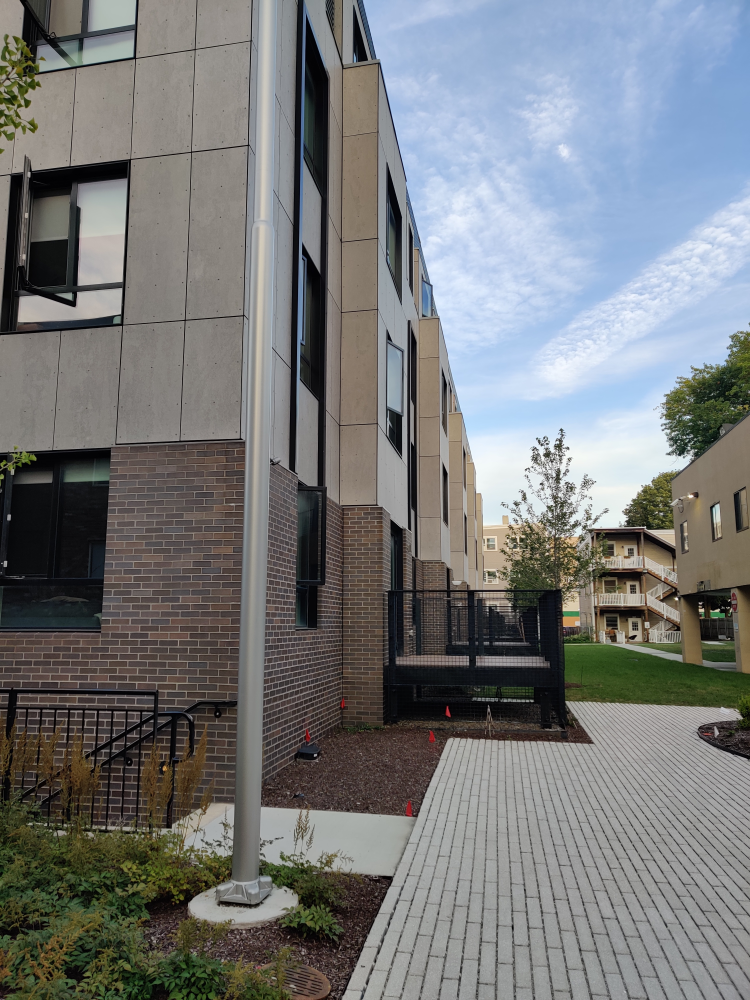
#> input picture HW2/imgs/img1.jpg, 3000 x 4000 px, found by its file name (shown at 1/4 size); its folder holds only this picture in this run
$ jupyter execute --allow-errors HW3_test.ipynb   (older library calls are emulated)
#> lines starting #> are read from the running program, lines starting #| are printed output that depends on the picture
[cell 1]
import os
import cv2
import numpy as np
from matplotlib import pyplot as plt

# Load images.
folder = "C:/Users/ROHIT/Downloads/HW2/imgs"
building_files = [os.path.join(folder, filename) for filename in os.listdir(folder) if filename.endswith('.jpg')]

# for filename in os.listdir(folder):
#     print(filename)
# Display images to be stitched.
for file in building_files:
    image = cv2.imread(file)
#> image is the input picture: shape (4000, 3000, 3); mean B, G, R 122, 121.1, 119
    # cv2.imshow('Building Images', image)
    # cv2.waitKey(1000)

# Read the first image from the image set.
J = cv2.imread(building_files[0])
I = cv2.GaussianBlur(J, (0, 0), 1)
gray_image = cv2.cvtColor(I, cv2.COLOR_BGR2GRAY)
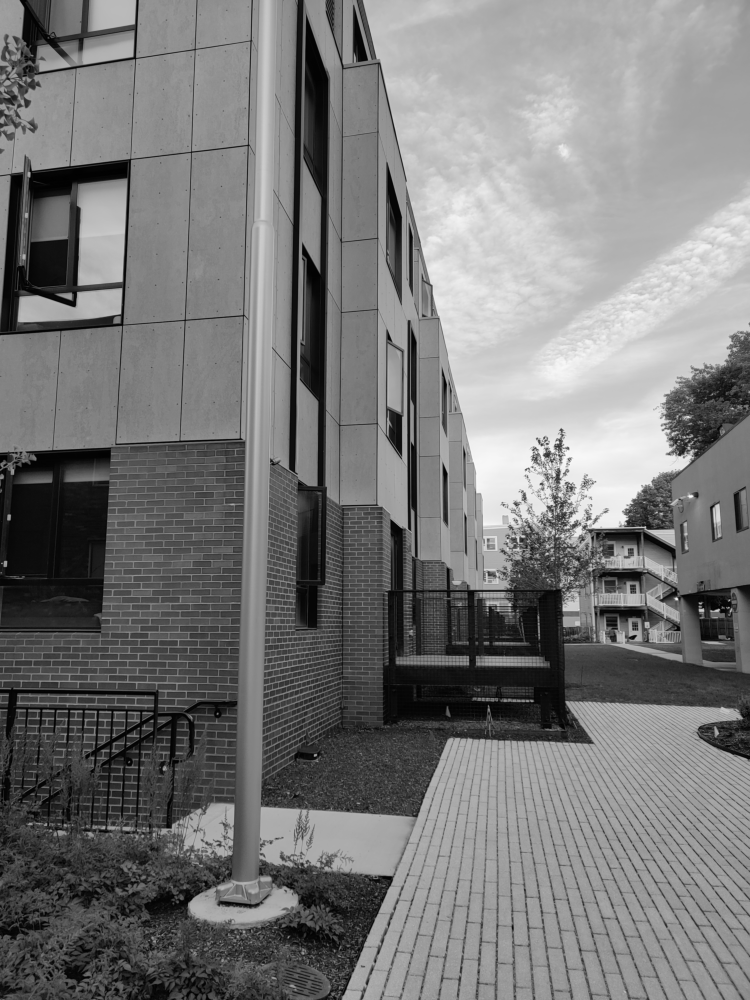
#> gray_image: shape (4000, 3000) (shown at 1/4 size); min 1, max 253, mean 120.6
# gray_image = cv2.cvtColor(gray_image, cv2.COLOR_RGB2GRAY)


# Initialize features for I(1)
orb = cv2.ORB_create(nlevels=1)
# points = orb.detect(gray_image, None)
# print(points)
# kp1, features = orb.compute(gray_image, points)

points1, features1 = orb.detectAndCompute(gray_image, None)
#> points1 = 500 keypoints; strongest (x, y, size): (2916, 2430, 31), (2878, 2439, 31), (2582, 2105, 31), (2134, 1843, 31)

# Display detected features
for point in points1:
    x, y = map(int, point.pt)
    cv2.circle(I, (x, y), 10, (0, 0, 255), -1)
#> this loop made 500 passes
#> (point, x, y) on passes 1 to 3: (keypoint at (2251, 2084), size 31, 2251, 2084), (keypoint at (2259, 2107), size 31, 2259, 2107), (keypoint at (2806, 2416), size 31, 2806, 2416)


plt.figure()
plt.imshow(gray_image,  cmap="gray", vmin=0, vmax=255)
# cv2.imshow('Detected Features', I)
# cv2.waitKey(1000)

# Initialize all the transformations to the identity matrix.
num_images = len(building_files)
tforms = [np.eye(3) for _ in range(num_images)]

# Initialize variable to hold image sizes.
image_sizes = []

[cell 2]
img_normalized = cv2.normalize(gray_image, None, -1.0, 1.0, cv2.NORM_MINMAX, dtype=cv2.CV_32F)
cv2.imshow('nor',cv2.resize(img_normalized,(0, 0), fx = 0.2, fy = 0.2))
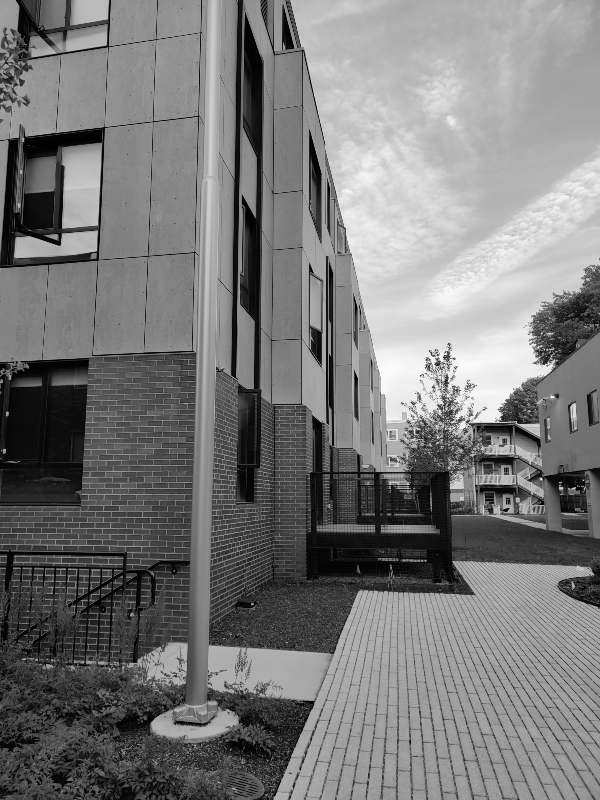
#> window 'nor': shape (800, 600) float32; min -1, max 0.984, mean -0.0512; drawn with min black and max white
cv2.waitKey(5000)
cv2.destroyAllWindows()

#> (a cell that did not finish here is left out)

[cell 4]
def blendImgs(Img1, Img2):
    fg, bg = Img1.copy(), Img2.copy()
    fg_h,fg_w = fg.shape
    bg_h,bg_w = bg.shape
    dy = bg_h - fg_h
    dx = bg_w - fg_w
    alpha = 0.75
    fg = cv2.copyMakeBorder(fg, top=0, left=0, bottom=dy, right=dx, borderType=cv2.BORDER_CONSTANT, value=[0, 0, 0])
    fg_mask = cv2.inRange(fg, 0, 0)
    bg_mask = cv2.inRange(bg, 0, 0)
    blend = cv2.addWeighted(fg, alpha, bg, 1-alpha, 0, bg.shape)
    BGnotFG = (bg_mask != 255) & (fg_mask == 255)
    FGnotBG = (fg_mask != 255) & (bg_mask == 255)
    blend[BGnotFG] = bg[BGnotFG]
    blend[FGnotBG] = fg[FGnotBG]
    return blend

[cell 5]
# create BFMatcher object
bf = cv2.BFMatcher(cv2.NORM_HAMMING, crossCheck=True)
# Match descriptors.
#> (the rest of this cell did not finish here and is left out)

#> (a cell that did not finish here is left out)

[cell 7]
height, width = gray_image.shape
#> height = 4000; width = 3000
panorama = np.zeros((height, width), dtype=np.uint8)
mask = np.zeros((height, width), dtype=np.uint8)

#> (the rest of this cell did not finish here and is left out)

[cell 8]
# Iterate over remaining image pairs
for n in range(1, num_images):
    # Store points and features for I(n-1).
    points_previous = points1
    features_previous = features1

    # Read I(n).
    J = cv2.imread(building_files[n])
    I = cv2.GaussianBlur(J, (0, 0), 1)
    gray_image = cv2.cvtColor(I, cv2.COLOR_BGR2GRAY)

    # Save image size.
    image_sizes.append(gray_image.shape)

    # Detect ORB features for I(n).
    points = orb.detect(gray_image, None)
    _, features = orb.compute(gray_image, points)

    # Find correspondences between I(n) and I(n-1).
    matcher = cv2.BFMatcher(cv2.NORM_HAMMING, crossCheck=True)
    matches = matcher.match(features, features_previous)

    # Filter matches based on a threshold.
    matches = [m for m in matches if m.distance < 13]

    # Get matched points
    matched_points = np.array([points[m.trainIdx].pt for m in matches])
    matched_points_prev = np.array([points_previous[m.queryIdx].pt for m in matches])
    print(len(matched_points),len(matched_points_prev))
    # Estimate the transformation between I(n) and I(n-1).
    # _, H = cv2.findHomography(matched_points.reshape(-1, 1, 2), matched_points_prev.reshape(-1, 1, 2), cv2.RANSAC, 5.0)
    H, _ = cv2.findHomography(matched_points, matched_points_prev, cv2.RANSAC, 5.0)
    print(H,n)
    tforms[n] = np.dot(H, tforms[n - 1])

[cell 9]
# Compute the output limits for each transform.
x_lims, y_lims = [], []
for tform, size in zip(tforms, image_sizes):
    corners = np.array([[0, 0], [size[1], 0], [size[1], size[0]], [0, size[0]]], dtype=np.float32)
    transformed_corners = cv2.perspectiveTransform(corners.reshape(1, -1, 2), tform)
    x, y = transformed_corners[:, :, 0], transformed_corners[:, :, 1]
    x_lims.append([np.min(x), np.max(x)])
    y_lims.append([np.min(y), np.max(y)])
#> after the loop, x_lims = []; y_lims = []

#> (the rest of this cell did not finish here and is left out)

[cell 10]
import cv2
image_paths=['1.tif','2.tif']
# initialized a list of images
imgs = []

for i in range(len(image_paths)):
	imgs.append(cv2.imread(image_paths[i]))
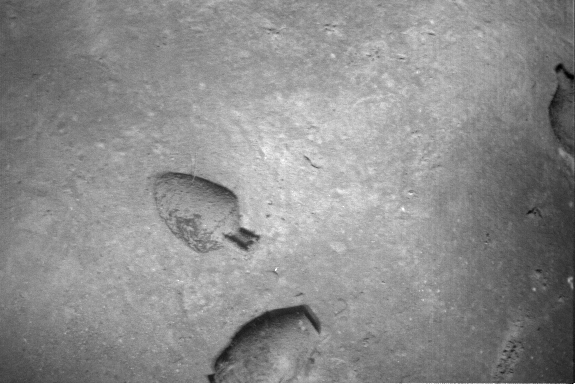
#> input picture HW3/6Images/img/1.tif, 576 x 384 px, found by its file name
	imgs[i]=cv2.resize(imgs[i],(0,0),fx=0.4,fy=0.4)
	# this is optional if your input images isn't too large
	# you don't need to scale down the image
	# in my case the input images are of dimensions 3000x1200
	# and due to this the resultant image won't fit the screen
	# scaling down the images
# # showing the original pictures
# cv2.imshow('1',imgs[0])
cv2.imshow('2',imgs[1])
# cv2.imshow('3',imgs[2])
print(len(imgs[0]))
#| 154
stitchy=cv2.Stitcher.create()
print(len(imgs[1]))
#| 154
(dummy,output)=stitchy.stitch(imgs)
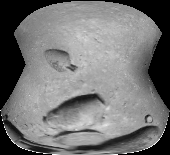
#> output: shape (155, 170, 3); min 0, max 255, mean 116.4
#> dummy = 0
# print(len(imgs[2]))
if dummy != cv2.STITCHER_OK:
# checking if the stitching procedure is successful
# .stitch() function returns a true value if stitching is
# done successfully
	print("stitching ain't successful")
else:
	print('Your Panorama is ready!!!')

# final output
# cv2.imshow('final result',output)

# cv2.waitKey(0)

[cell 11]
import os
import cv2
import math
import numpy as np
from matplotlib import pyplot as plt

def ReadImage(ImageFolderPath):
    Images = []
    if os.path.isdir(ImageFolderPath):
        ImageNames = os.listdir(ImageFolderPath)
        ImageNames_Split = [[int(os.path.splitext(os.path.basename(ImageName))[0]), ImageName] for ImageName in ImageNames]
        ImageNames_Split = sorted(ImageNames_Split, key=lambda x:x[0])
        ImageNames_Sorted = [ImageNames_Split[i][1] for i in range(len(ImageNames_Split))]

        for i in range(len(ImageNames_Sorted)):
            ImageName = ImageNames_Sorted[i]
            InputImage = cv2.imread(ImageFolderPath + "/" + ImageName)

            if InputImage is None:
                print("Not able to read image: {}".format(ImageName))
                exit(0)

            Images.append(InputImage)

    else:
        print("\nEnter valid Image Folder Path.\n")

    if len(Images) < 2:
        print("\nNot enough images found. Please provide 2 or more images.\n")
        exit(1)

    return Images


def FindMatches(BaseImage, SecImage):
    Sift = cv2.SIFT_create()
    BaseImage_kp, BaseImage_des = Sift.detectAndCompute(cv2.cvtColor(BaseImage, cv2.COLOR_BGR2GRAY), None)
    SecImage_kp, SecImage_des = Sift.detectAndCompute(cv2.cvtColor(SecImage, cv2.COLOR_BGR2GRAY), None)

    BF_Matcher = cv2.BFMatcher()
    InitialMatches = BF_Matcher.knnMatch(BaseImage_des, SecImage_des, k=2)

    GoodMatches = []
    for m, n in InitialMatches:
        if m.distance < 0.75 * n.distance:
            GoodMatches.append([m])

    return GoodMatches, BaseImage_kp, SecImage_kp


def FindHomography(Matches, BaseImage_kp, SecImage_kp):
    if len(Matches) < 4:
        print("\nNot enough matches found between the images.\n")
        exit(0)

    BaseImage_pts = []
    SecImage_pts = []
    for Match in Matches:
        BaseImage_pts.append(BaseImage_kp[Match[0].queryIdx].pt)
        SecImage_pts.append(SecImage_kp[Match[0].trainIdx].pt)

    BaseImage_pts = np.float32(BaseImage_pts)
    SecImage_pts = np.float32(SecImage_pts)

    (HomographyMatrix, Status) = cv2.findHomography(SecImage_pts, BaseImage_pts, cv2.RANSAC, 4.0)

    return HomographyMatrix, Status


def GetNewFrameSizeAndMatrix(HomographyMatrix, Sec_ImageShape, Base_ImageShape):
    (Height, Width) = Sec_ImageShape

    InitialMatrix = np.array([[0, Width - 1, Width - 1, 0],
                              [0, 0, Height - 1, Height - 1],
                              [1, 1, 1, 1]])
    FinalMatrix = np.dot(HomographyMatrix, InitialMatrix)

    [x, y, c] = FinalMatrix
    x = np.divide(x, c)
    y = np.divide(y, c)

    min_x, max_x = int(round(min(x))), int(round(max(x)))
    min_y, max_y = int(round(min(y))), int(round(max(y)))

    New_Width = max_x
    New_Height = max_y
    Correction = [0, 0]
    if min_x < 0:
        New_Width -= min_x
        Correction[0] = abs(min_x)
    if min_y < 0:
        New_Height -= min_y
        Correction[1] = abs(min_y)

    if New_Width < Base_ImageShape[1] + Correction[0]:
        New_Width = Base_ImageShape[1] + Correction[0]
    if New_Height < Base_ImageShape[0] + Correction[1]:
        New_Height = Base_ImageShape[0] + Correction[1]

    x = np.add(x, Correction[0])
    y = np.add(y, Correction[1])
    OldInitialPoints = np.float32([[0, 0], [Width - 1, 0], [Width - 1, Height - 1], [0, Height - 1]])
    NewFinalPonts = np.float32(np.array([x, y]).transpose())

    HomographyMatrix = cv2.getPerspectiveTransform(OldInitialPoints, NewFinalPonts)

    return [New_Height, New_Width], Correction, HomographyMatrix


def StitchImages(BaseImage, SecImage):
    SecImage_Cyl, mask_x, mask_y = ProjectOntoCylinder(SecImage)

    SecImage_Mask = np.zeros(SecImage_Cyl.shape, dtype=np.uint8)
    SecImage_Mask[mask_y, mask_x, :] = 255

    Matches, BaseImage_kp, SecImage_kp = FindMatches(BaseImage, SecImage_Cyl)

    HomographyMatrix, Status = FindHomography(Matches, BaseImage_kp, SecImage_kp)

    NewFrameSize, Correction, HomographyMatrix = GetNewFrameSizeAndMatrix(HomographyMatrix, SecImage_Cyl.shape[:2], BaseImage.shape[:2])


    SecImage_Transformed = cv2.warpPerspective(SecImage_Cyl, HomographyMatrix, (NewFrameSize[1], NewFrameSize[0]))
    SecImage_Transformed_Mask = cv2.warpPerspective(SecImage_Mask, HomographyMatrix, (NewFrameSize[1], NewFrameSize[0]))
    BaseImage_Transformed = np.zeros((NewFrameSize[0], NewFrameSize[1], 3), dtype=np.uint8)
    BaseImage_Transformed[Correction[1]:Correction[1]+BaseImage.shape[0], Correction[0]:Correction[0]+BaseImage.shape[1]] = BaseImage

    StitchedImage = cv2.bitwise_or(SecImage_Transformed, cv2.bitwise_and(BaseImage_Transformed, cv2.bitwise_not(SecImage_Transformed_Mask)))

    return StitchedImage


def Convert_xy(x, y):
    global center, f

    xt = ( f * np.tan( (x - center[0]) / f ) ) + center[0]
    yt = ( (y - center[1]) / np.cos( (x - center[0]) / f ) ) + center[1]

    return xt, yt


def ProjectOntoCylinder(InitialImage):
    global w, h, center, f
    h, w = InitialImage.shape[:2]
    center = [w // 2, h // 2]
    f = 1100
    # print('hello')
    TransformedImage = np.zeros(InitialImage.shape, dtype=np.uint8)

    AllCoordinates_of_ti =  np.array([np.array([i, j]) for i in range(w) for j in range(h)])
    ti_x = AllCoordinates_of_ti[:, 0]
    ti_y = AllCoordinates_of_ti[:, 1]

    ii_x, ii_y = Convert_xy(ti_x, ti_y)

    ii_tl_x = ii_x.astype(int)
    ii_tl_y = ii_y.astype(int)

    GoodIndices = (ii_tl_x >= 0) * (ii_tl_x <= (w-2)) * (ii_tl_y >= 0) * (ii_tl_y <= (h-2))

    ti_x = ti_x[GoodIndices]
    ti_y = ti_y[GoodIndices]

    ii_x = ii_x[GoodIndices]
    ii_y = ii_y[GoodIndices]

    ii_tl_x = ii_tl_x[GoodIndices]
    ii_tl_y = ii_tl_y[GoodIndices]

    dx = ii_x - ii_tl_x
    dy = ii_y - ii_tl_y

    weight_tl = (1.0 - dx) * (1.0 - dy)
    weight_tr = (dx)       * (1.0 - dy)
    weight_bl = (1.0 - dx) * (dy)
    weight_br = (dx)       * (dy)

    TransformedImage[ti_y, ti_x, :] = ( weight_tl[:, None] * InitialImage[ii_tl_y,     ii_tl_x,     :] ) + \
                                      ( weight_tr[:, None] * InitialImage[ii_tl_y,     ii_tl_x + 1, :] ) + \
                                      ( weight_bl[:, None] * InitialImage[ii_tl_y + 1, ii_tl_x,     :] ) + \
                                      ( weight_br[:, None] * InitialImage[ii_tl_y + 1, ii_tl_x + 1, :] )


    min_x = min(ti_x)

    TransformedImage = TransformedImage[:, min_x : -min_x, :]

    return TransformedImage, ti_x-min_x, ti_y

[cell 12]
if __name__ == "__main__":
    Images = ReadImage("C:/Users/ROHIT/Downloads/6Images/6Images/img")
#> in ReadImage, `ImageNames_Split = sorted(ImageNames_Split, key=lambda x:x[0])`: ImageNames_Split = [[1, '1.tif'], [2, '2.tif']]
#> in ReadImage, `ImageNames_Sorted = [ImageNames_Split[i][1] for i in range(len(ImageNa..`: ImageNames_Sorted = ['1.tif', '2.tif']
#> in ReadImage, `ImageName = ImageNames_Sorted[i]`: ImageName = '1.tif'
#> in ReadImage, InputImage is the input picture: shape (384, 576, 3); min 0, max 255, mean 140.8
#> Images = 2 items

    BaseImage, _, _ = ProjectOntoCylinder(Images[0])
#> in ProjectOntoCylinder, `TransformedImage = np.zeros(InitialImage.shape, dtype=np.uint8)`: TransformedImage: shape (384, 576, 3); every value is 0
#> in ProjectOntoCylinder, `AllCoordinates_of_ti =  np.array([np.array([i, j]) for i in range(w) f..`: AllCoordinates_of_ti = 221184 pairs, first value 0 to 575, second value 0 to 383
#> in ProjectOntoCylinder, `TransformedImage[ti_y, ti_x, :] = ( weight_tl[:, None] * InitialImage[..`:
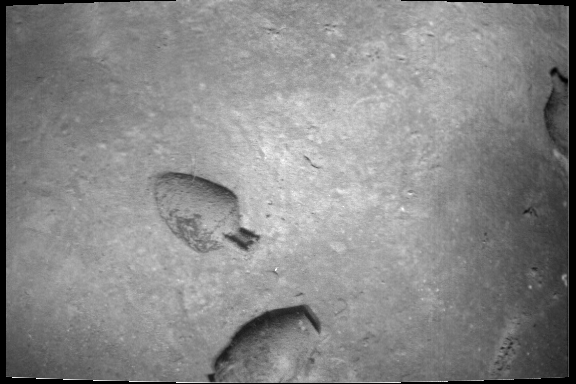
#> TransformedImage: shape (384, 576, 3); min 0, max 254, mean 135.9
#> in ProjectOntoCylinder, `min_x = min(ti_x)`: min_x = 6
#> in ProjectOntoCylinder, `TransformedImage = TransformedImage[:, min_x : -min_x, :]`:
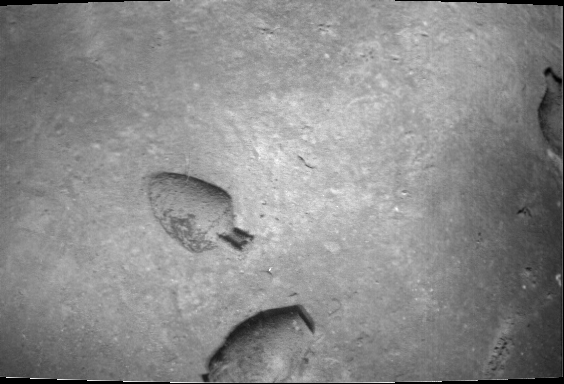
#> TransformedImage: shape (384, 564, 3); min 0, max 254, mean 138.8
    for i in range(1, len(Images)):
        print('fg')
        StitchedImage = StitchImages(BaseImage, Images[i])

        BaseImage = StitchedImage.copy()
#> this loop made 1 pass
#> Matches in StitchImages on pass 1: 101 matches
#| fg
#> pass 1, in ProjectOntoCylinder (call 2), `TransformedImage = TransformedImage[:, min_x : -min_x, :]`:
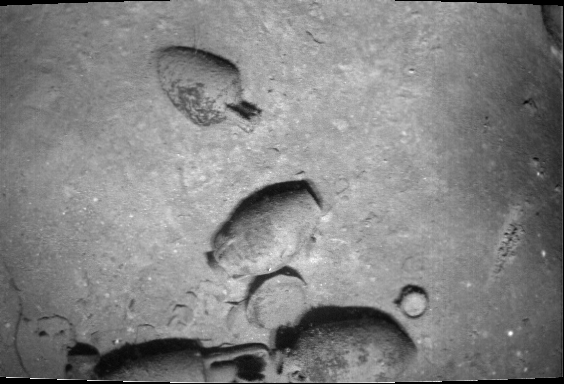
#> TransformedImage: shape (384, 564, 3); min 0, max 254, mean 130.6
#> pass 1, in StitchImages, `SecImage_Transformed = cv2.warpPerspective(SecImage_Cyl, HomographyMat..`:
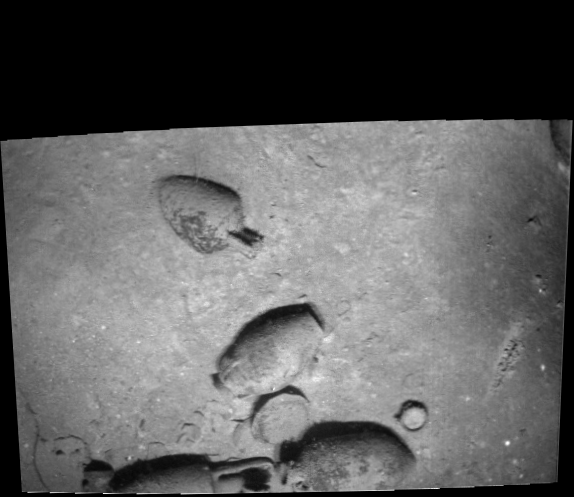
#> SecImage_Transformed: shape (497, 574, 3); min 0, max 252, mean 94
#> pass 1, in StitchImages, `SecImage_Transformed_Mask = cv2.warpPerspective(SecImage_Mask, Homogra..`:
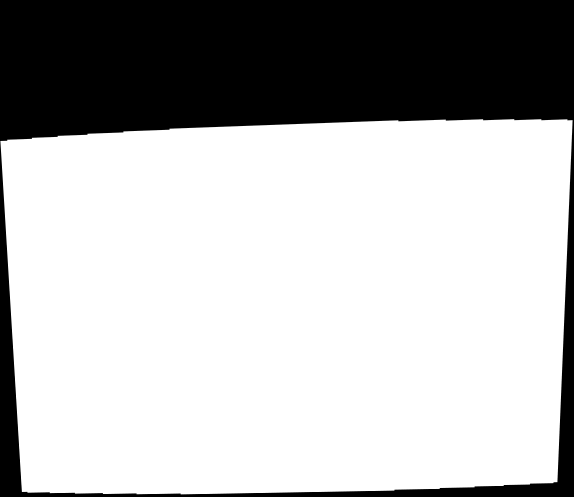
#> SecImage_Transformed_Mask: shape (497, 574, 3); min 0, max 255, mean 180.7
#> after the loop:
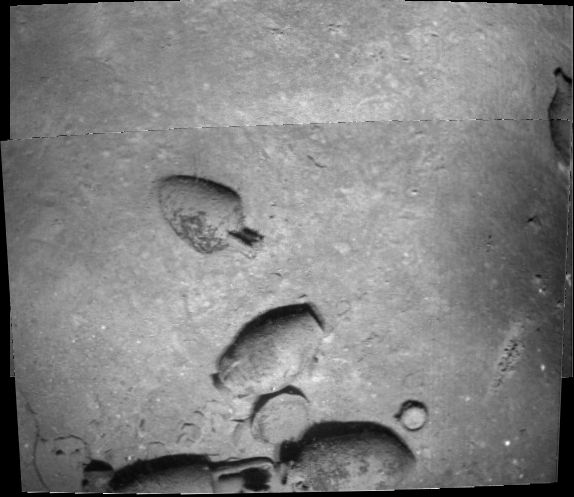
#> BaseImage: shape (497, 574, 3); min 0, max 252, mean 129.5
    print("here")
    cv2.imwrite("Stitched_Panorama123.png", BaseImage)
    plt.figure()
    plt.imshow(BaseImage)
